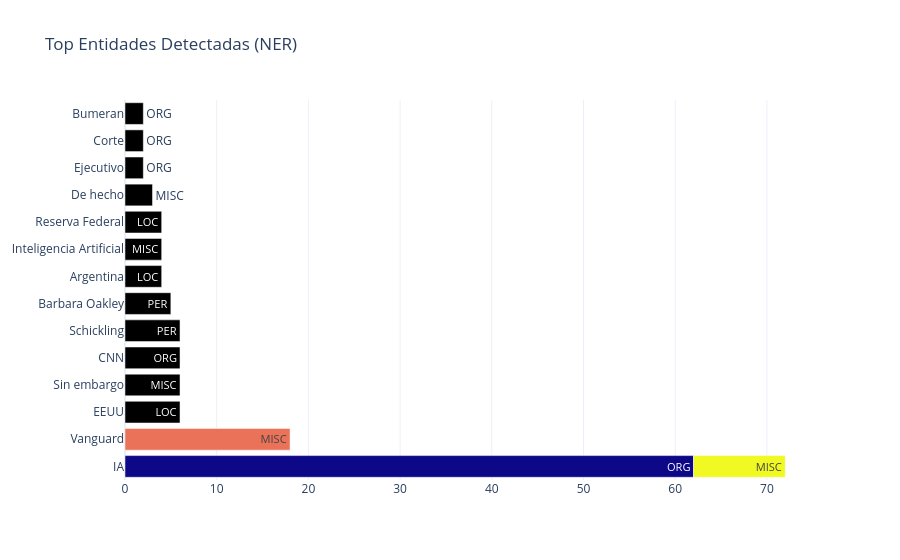

Write notebook code for a chart like this one.
### Markdown cell above
## Parte 3: Visualización Profesional

**Objetivo:** Aplicar principios de Data-Ink Ratio, accesibilidad y jerarquía visual para comunicar hallazgos efectivamente, en lugar de imprimir datos planos.

> [!IMPORTANT]
> **Dilema de diseño**
> Consultá a la IA: ¿conviene usar un *WordCloud* o un *Barplot* para mostrar frecuencias de palabras clave en un informe dirigido a toma de decisiones? Justificá tu elección aplicando el principio de Data-Ink Ratio.

**Escribí tu justificación acá:**
(*Tu respuesta...*)

### Code cell
from collections import Counter

def visualizar_origen(df):
    conteos = df['origen'].value_counts()
    # Convertimos a DataFrame para Seaborn
    conteo_df = conteos.reset_index()
    conteo_df.columns = ['origen', 'cantidad']
    
    fig, ax = plt.subplots(figsize=(8, 4))
    # Corregimos el uso de palette asignando hue
    colores = {orig: (COLOR_ACENTO if cant == conteos.max() else COLOR_BASE) 
               for orig, cant in zip(conteo_df['origen'], conteo_df['cantidad'])}
    
    sns.barplot(data=conteo_df, x='cantidad', y='origen', hue='origen', palette=colores, ax=ax, legend=False)
    ax.set_title("Distribución del Corpus por Origen", fontsize=14, weight='bold')
    sns.despine()
    return fig

def visualizar_palabras_clave_lollipop(palabras_clave):
    # Asumiendo que palabras_clave ya viene como [(palabra, frecuencia), ...]
    if not palabras_clave: return print("Sin datos para palabras clave")
    
    df_pk = pd.DataFrame(palabras_clave, columns=['palabra', 'frecuencia']).sort_values('frecuencia')
    fig, ax = plt.subplots(figsize=(8, 6))
    ax.hlines(y=df_pk['palabra'], xmin=0, xmax=df_pk['frecuencia'], color=COLOR_BASE, alpha=0.7)
    ax.plot(df_pk['frecuencia'], df_pk['palabra'], "o", markersize=10, color=COLOR_ACENTO)
    ax.set_title("Palabras Clave más Frecuentes", fontsize=14, weight='bold')
    sns.despine()
    return fig

def visualizar_entidades_plotly(entidades_crudas):
    # PASO CLAVE: Contamos las entidades aquí para que el gráfico funcione
    conteo_entidades = Counter(entidades_crudas)
    # Convertimos a formato: {'Entidad': texto, 'Tipo': etiqueta, 'Frecuencia': cuenta}
    data = []
    for (texto, etiqueta), cuenta in conteo_entidades.most_common(15):
        data.append({'Entidad': texto, 'Tipo': etiqueta, 'Frecuencia': cuenta})
    
    if not data: return print("No se detectaron entidades para graficar.")
    
    df_ent = pd.DataFrame(data)
    fig = go.Figure(data=[
        go.Bar(
            x=df_ent['Frecuencia'],
            y=df_ent['Entidad'],
            orientation='h',
            marker=dict(color=COLOR_ACENTO),
            text=df_ent['Tipo'],
            hovertemplate="<b>%{y}</b><br>Tipo: %{text}<br>Apariciones: %{x}<extra></extra>"
        )
    ])
    fig.update_layout(title="Top Entidades Detectadas (NER)", template="plotly_white")
    return fig

# --- EJECUCIÓN SEGURA ---
fig1 = visualizar_origen(df_corpus)
plt.show()

# Asegúrate de que estas funciones devuelvan los datos antes de graficar
p_claves = analizador.extraer_palabras_clave(10)
fig2 = visualizar_palabras_clave_lollipop(p_claves)
plt.show()

ents = analizador.extraer_entidades() # Esto devuelve [(texto, etiqueta), ...]
fig3 = visualizar_entidades_plotly(ents)
if fig3: fig3.show()

### Figure 1 — Plotly figure (JSON) as saved in the notebook; plotly's stock layout.template omitted (floating-point values rounded to 4 significant figures)
{"data": [{"hovertemplate": "<b>%{y}</b><br>Tipo: %{text}<br>Apariciones: %{x}<extra></extra>", "marker": {"color": [0.003922, 0.451, 0.698]}, "orientation": "h", "text": ["ORG", "MISC", "MISC", "LOC", "MISC", "ORG", "PER", "PER", "LOC", "MISC", "LOC", "MISC", "ORG", "ORG", "ORG"], "type": "bar", "x": [62, 18, 10, 6, 6, 6, 6, 5, 4, 4, 4, 3, 2, 2, 2], "y": ["IA", "Vanguard", "IA", "EEUU", "Sin embargo", "CNN", "Schickling", "Barbara Oakley", "Argentina", "Inteligencia Artificial", "Reserva Federal", "De hecho", "Ejecutivo", "Corte", "Bumeran"]}], "layout": {"title": {"text": "Top Entidades Detectadas (NER)"}}}
